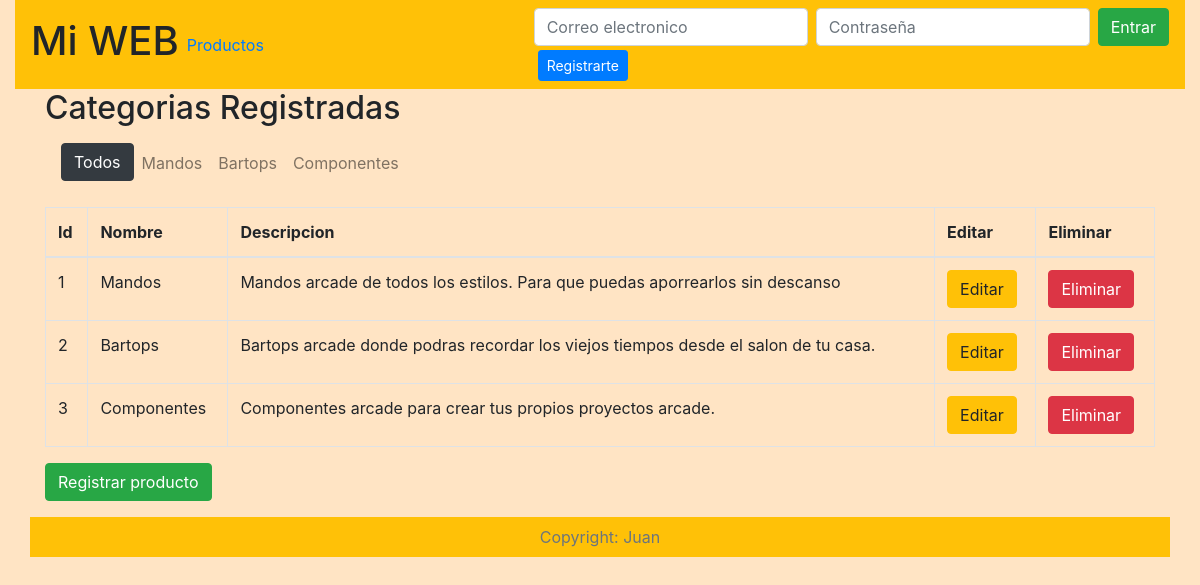
Page /admin_categorias.php on the earlier database version.
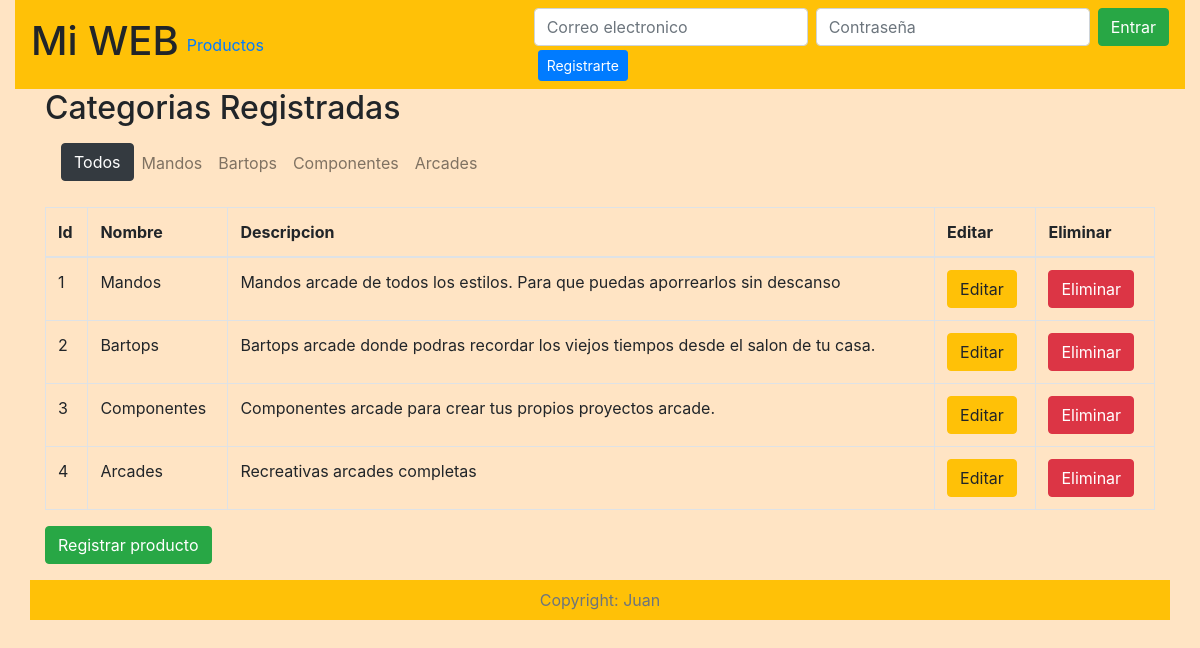
Same page on the later database version.
### tables this page shows
CREATE TABLE `categorias` (
  `id` int(10) NOT NULL,
  `nombre` varchar(250) NOT NULL,
  `descripcion` text NOT NULL
);

### librerias/consultas_bd.php (called while the page is built, shortened)
<?php
function list_categorias($conexion)
{
    $sql = "SELECT * FROM categorias";
    $res = mysqli_query($conexion, $sql);
    return $res;
}

### admin_categorias.php (the view, shortened to what this page needs)
<?php
include "database/conexion_bd.php";
include "librerias/consultas_bd.php";
?>
    <!doctype html>
    <html lang="es">
    <head>
        <?php include "plantillas/plantilla_cabecera.php";?>
    </head>
    <body>
        <div class="container-fluid">
            <?php include "plantillas/plantilla_navegacion.php";?>
            <div class="container">
                <div class="row">
                    <div class="col-12">
                        <h2>Categorias Registradas</h2>
                        <div class="row">
                            <div class="col-12">
                                <?php include 'plantillas/plantilla_nav_categorias.php'?>
                            </div>
                        </div>
                        <table class="table table-bordered table-hover">
                            <thead>
                                <tr>
                                    <th scope="col">Id</th>
                                    <th scope="col">Nombre</th>
                                    <th scope="col">Descripcion</th>
                                    <th scope="col">Editar</th>
                                    <th scope="col">Eliminar</th>
                                </tr>
                            </thead>
                            <?php
                                $res = list_categorias($conexion);
                                while ($row = mysqli_fetch_array($res)) {
                                    echo "<tr>
                                                <td>" . $row['id'] . "</td>
                                                <td>" . $row['nombre'] . "</td>
                                                <td>" . $row['descripcion'] . "</td>
                                                <td><a class='btn btn-warning' href='editar_producto.php?eliminar_id=" . $row['id'] . "'>Editar</a></td>
                                                <td><a class='btn btn-danger' href='?eliminar_id=" . $row['id'] . "'>Eliminar</a></td>
                                            </tr>";
                                }
                            ?>
                        </table>
                        <a class="btn btn-success" href="registrar_producto.php">Registrar producto</a>
                    </div>
                </div>
            </div>
            <div class="container-fluid">
                <?php include "plantillas/plantilla_pie.php";?>
            </div>
        </div>
    </body>
    </html>

### plantillas/plantilla_nav_categorias.php (shortened to what this page needs)
 <nav class="navbar navbar-expand-sm  navbar-light">
    <ul class="navbar-nav">
        <li class="nav-item <?=$active;?>">
            <a class="btn btn-dark" href="?">Todos</a>
        </li>
        <?php
            $categorias = list_categorias($conexion);
            while($categoria = mysqli_fetch_array($categorias)){
                $active = "";
        ?>
            <li class="nav-item <?=$active;?>">
            <a class="nav-link" href="?categoria=<?=$categoria['id'];?>"><?=$categoria['nombre'];?></a>
            </li>
        <?php } ?>
    </ul>
</nav>

Differences in the rows shown:
added categorias: nombre "Arcades", id "4", descripcion "Recreativas arcades completas"
